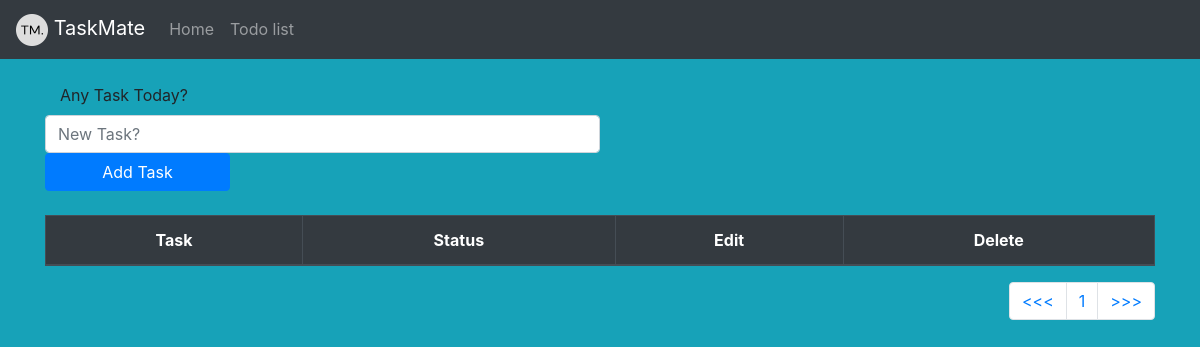
Before: /todolist with the older database file.
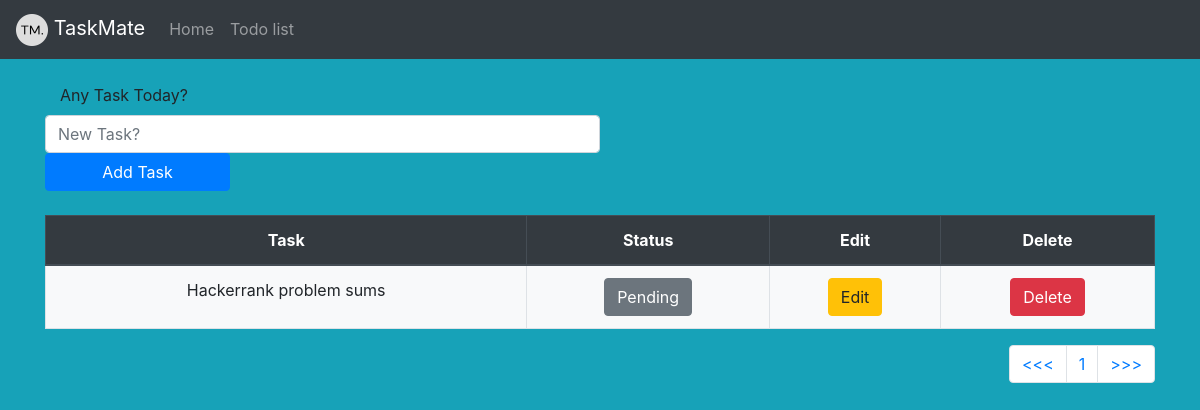
After: the same page with the newer database file.
### todolist/models.py (models this page shows, shortened)
class Tasklist(models.Model):
    task = models.CharField(max_length=300)
    done = models.BooleanField(default=False)

### todolist/views.py (the view)
# urls.py: path('todolist', todolist_views.todolist, name='todolist'),
def todolist(request):
    if request.method =="POST":
        form = TaskForm(request.POST or None)
        if form.is_valid():
            form.save()
        messages.success(request,("New Task Added"))
        return redirect('todolist')
    else:
        all_tasks= Tasklist.objects.all()
        paginator = Paginator(all_tasks, 10)
        page = request.GET.get('pg')
        all_tasks = paginator.get_page(page)
        return render(request, 'todolist.html', {'all_tasks': all_tasks})

### djangoproject/taskmate/todolist/templates/todolist.html (shortened to what this page needs)
{% extends 'base.html' %}
{% block content %}
    <div class="container">
    <br>
        <form method ="POST" >
                <label class="col-lg-4">Any Task Today? </label>
                <input type="text" class="form-control col-lg-6" name="task" placeholder= "New Task?">
                <button type="submit" class="btn btn-primary col-lg-2">Add Task</button>
        </form>
    <br>
        <table class="table table-bordered text-center bg-light">
            <thead class="thead-dark">
                <tr>
                    <th scope="col">Task</th>
                    <th scope="col">Status</th>
                    <th scope="col">Edit</th>
                    <th scope="col">Delete</th>
                </tr>
            </thead>
            <tbody>
            {% if all_tasks %}
            {% for obj in all_tasks  %}
                {% if obj.done %}
                    <tr class = "table-success ">
                        <td>{{obj.task}}</th>
                        <td><a href ="{% url 'pendingtask' obj.id %}"><button type="button" class="btn btn-secondary">Done</button></a></td>
                        <td><a href ="{% url 'edittask' obj.id %}"><button type="button" class="btn btn-warning">Edit</button></a></td>
                        <td><a href ="{% url 'deletetask' obj.id %}"><button type="button" class="btn btn-danger">Delete</button></a></td>
                    </tr>
                {% else %}
                    <tr>
                        <td>{{obj.task}}</th>
                        <td><a href ="{% url 'completetask' obj.id %}"><button type="button" class="btn btn-secondary">Pending</button</a></td>
                        <td><a href ="{% url 'edittask' obj.id %}"><button type="button" class="btn btn-warning">Edit</button></a></td>
                        <td><a href ="{% url 'deletetask' obj.id %}"><button type="button" class="btn btn-danger">Delete</button></a></td>
                    </tr>
                {% endif %}
            {% endfor %}
            {% endif %}
            </tbody>
        </table>
        <nav aria-label="Page navigation example">
            <ul class="pagination justify-content-end">
                <li class="page-item "><a class="page-link" href="?pg=1"><<<</a></li>
                <li class="page-item"><a class="page-link" href="?pg={{ all_tasks.number }}"> {{ all_tasks.number }}</a></li>
                <li class="page-item"><a class="page-link" href="?pg={{ all_tasks.paginator.num_pages }}">>>></a>
                </li>
            </ul>
        </nav>
    </div>
{% endblock content %}

### templates/base.html (shortened to what this page needs)
{% load static %}
<!doctype html>
<html lang="en">
  <head>
    <link rel="stylesheet" href="https://stackpath.bootstrapcdn.com/bootstrap/4.4.1/css/bootstrap.min.css">
    <nav class="navbar navbar-expand-lg navbar-dark bg-dark">
  <a class="navbar-brand" href="{% url 'index' %}"><img src = {% static 'images/logo.png' %} alt = "Taskmate"> TaskMate </a>
  <div class="collapse navbar-collapse" id="navbarNavAltMarkup">
    <div class="navbar-nav">
      <a class="nav-item nav-link" href="{% url 'index' %}">Home</a>
      <a class="nav-item nav-link" href="{% url 'todolist' %}">Todo list</a>
            </div>
        </div>
    </nav>
  </head>
  <body class="bg-info">
    {% block content %}
    {% endblock content %}
  </body>
</html>

Changed rows visible on the page:
added Tasklist: task "Hackerrank problem sums"
